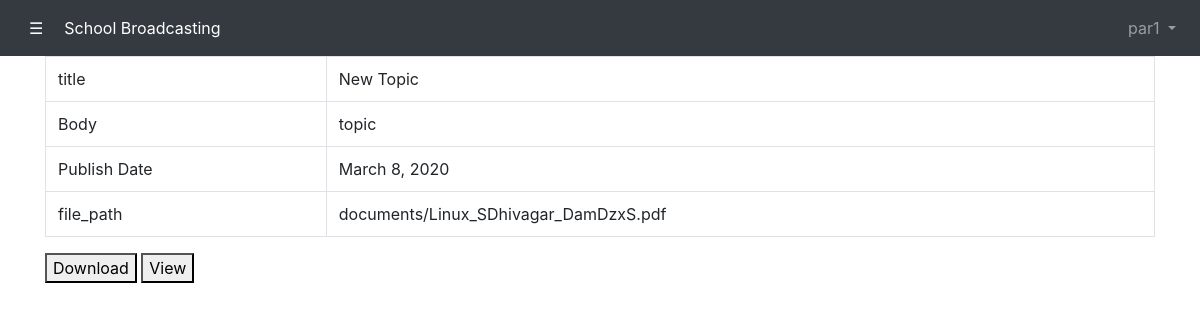
Screenshot of /parent/message/6 (signed in) with the database file from the repository.
### staff/models.py (models this page shows, shortened)
class User(AbstractUser):
    is_teacher = models.BooleanField(default= False)
    is_parent = models.BooleanField(default= False)
    bio = models.TextField(validators=[highvaluelength])
    birth_date = models.DateField(default=None)
    address = models.CharField(max_length=100, default=None, validators=[highvaluelength])

class Message(models.Model):
    grade_id = models.ForeignKey(Grade,on_delete=models.CASCADE)
    staff_id = models.ForeignKey(Staff,on_delete=models.CASCADE)
    file_path = models.FileField(upload_to='documents/')
    pub_date = models.DateField()
    topic_body = models.TextField(validators=[highvaluelength])
    topic_title = models.CharField(max_length=50, validators=[valuelength])

### parent/views.py (the view)
# urls.py: path('message/<int:id>', messageView),
def messageView(request,id):
    message = Message.objects.get(id = id)
    newstatus = Status.objects.get(status_name = 'seen')
    user = request.user
    parent = Parent.objects.get(parent_id=user)
    status = Status.objects.get(status_name='unseen')
    mt = Message_track.objects.get(parent_id=parent, status=status, message_id=message)
    mt.status = newstatus
    mt.save()
    return render(request,'parent/messageview.html',{'msg':message})

### template/parent/messageview.html
{% extends 'parent/base.html' %}
{% block content %}
<div class="container">
<table class="table table-bordered">
<tr>
<td>title</td>
<td>{{msg.topic_title}}</td>
</tr>
<tr>
<td>Body</td>
<td>{{msg.topic_body}}</td>
</tr>
<tr>
<td>Publish Date</td>
<td>{{msg.pub_date}}</td>
</tr>
<tr>
<td>file_path</td>
<td>{{msg.file_path}}</a></td>
</tr>
</table>
<a href= "/parent/download/{{msg.id}}"><button>Download</button></a>
<a href= "/parent/view/{{msg.id}}"><button>View</button></a>
</div>
{% endblock %}

### template/parent/base.html (shortened to what this page needs)
{%load static%}
<html>
    <head>
        <link rel="stylesheet" href="https://maxcdn.bootstrapcdn.com/bootstrap/4.3.1/css/bootstrap.min.css">
    </head>
    <body>
            <div id="app" class="container-fullwidth">
                    <nav class="navbar navbar-expand-sm bg-dark navbar-dark">
                        <button class="btn btn-dark" onclick="openNav()">&#9776;</button>
                        <div id="navbarNavDropdown" class="navbar-collapse collapse" >
                            <ul class="navbar-nav mr-auto">
                                <li class="nav-item active">
                                    <a class="nav-link" href="/staff/dashboard">School Broadcasting <span class="sr-only">(current)</span></a>
                                </li>
                            </ul>
                            <ul class="navbar-nav">
                                <li class="nav-item dropdown">
                                    <a class="nav-link dropdown-toggle" href="http://example.com" id="navbarDropdownMenuLink" data-toggle="dropdown" aria-haspopup="true" aria-expanded="false">
                                      {{request.user.username}}
                                    </a>
                                </li>
                            </ul>
                        </div>
                    </nav>
                </div>
        {% block content %}
        {% endblock %}
    </body>
</html>

### rows the page displays
User: user.username "par1"
Message: topic_title "New Topic", topic_body "topic", pub_date "March 8, 2020", file_path "documents/Linux_SDhivagar_DamDzxS.pdf"
